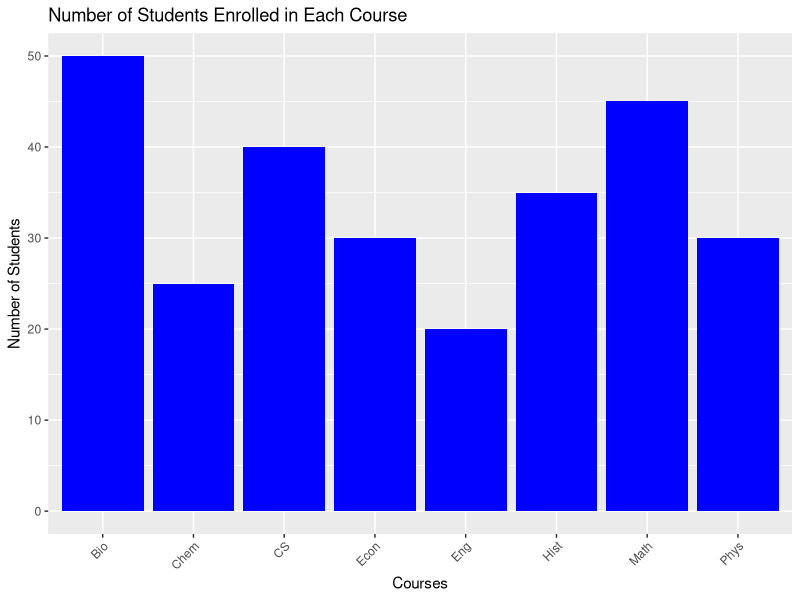

Recreate this plot in R.
## ---- chunk 1
knitr::opts_chunk$set(echo = TRUE)
library(readr)
library(tidyverse)
## ---- chunk 2
   # Load the dataset
   courses_data <- read_csv("./courses.csv")
## ---- chunk 3
#| code-fold: true
   # Create a bar plot
# Create a bar plot using ggplot2
ggplot(courses_data, aes(x = Course, y = Students)) +
  geom_bar(stat = "identity", fill = "blue") +
  xlab("Courses") +
  ylab("Number of Students") +
  ggtitle("Number of Students Enrolled in Each Course") +
  theme(axis.text.x = element_text(angle = 45, hjust = 1))
